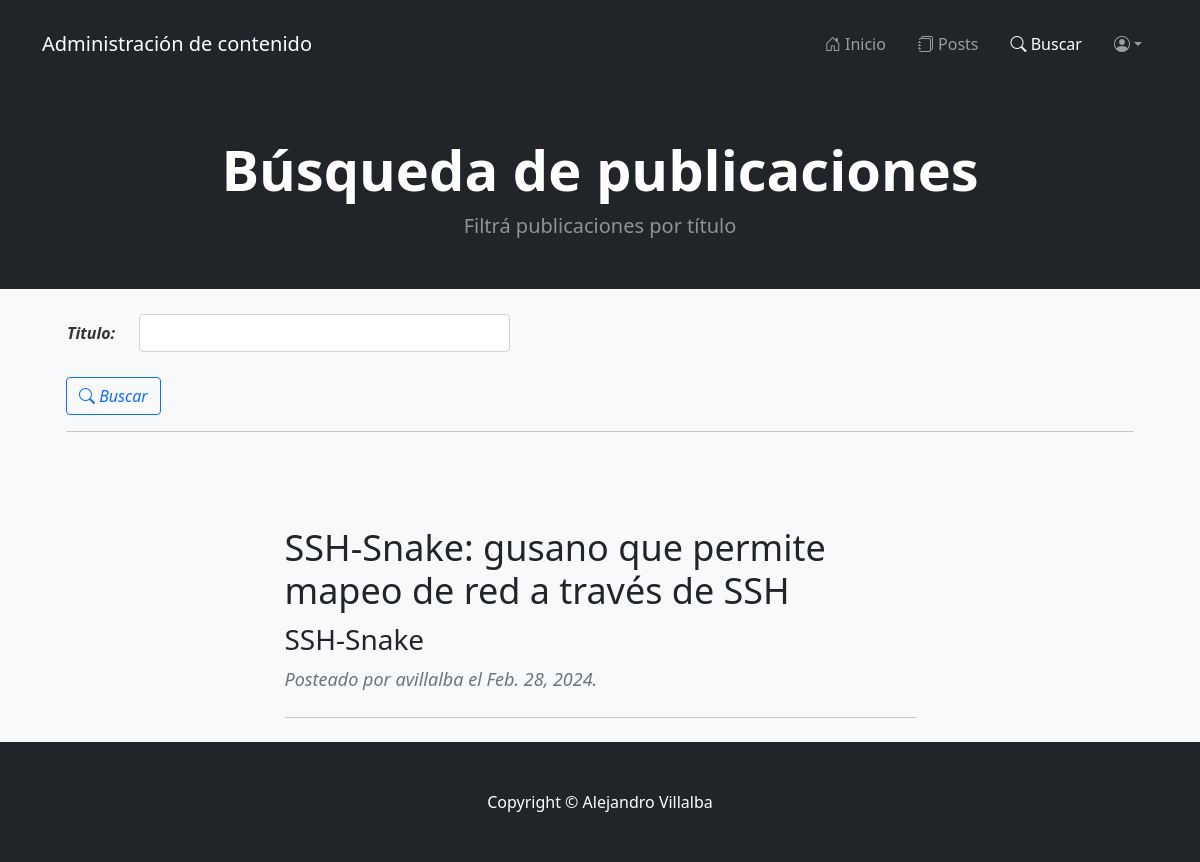
Screenshot of /posts/buscar/ with the database file from the repository.
### post/models.py (models this page shows)
class Post(models.Model):
    titulo         = models.CharField(max_length=255)
    subtitulo      = models.CharField(max_length=255)
    contenido      = RichTextField(null=True)
    autor          = models.ForeignKey(User, on_delete=models.CASCADE)
    fecha_creacion = models.DateField(auto_now_add=True, auto_now=False)
    imagen         = models.ImageField(upload_to='galeria')

### post/views.py (the view)
# urls.py: path('buscar/', buscar_posts, name='buscar_posts'),
def buscar_posts(request):
    titulo = request.GET.get('titulo', None)
    if titulo:
        posts = Post.objects.filter(titulo__icontains=titulo)
    else:
        posts = Post.objects.all()
    posts = posts.order_by('id')
    formulario_buscar_posts = FormularioBuscarPosts()
    return render(request, 'post/buscar_posts.html', { 'formulario_buscar_posts' : formulario_buscar_posts, 'posts' : posts })

### post/forms.py
class FormularioBuscarPosts(forms.Form):
    titulo = forms.CharField(max_length=255, required=False, widget=forms.TextInput(attrs={ 'class' : 'form-control' }))

### post/templates/post/buscar_posts.html (shortened to what this page needs)
{% extends 'base/base_head.html' %}
{% block bloque_nav_items %}
    <li class="nav-item"><a class="nav-link px-lg-3 py-3 py-lg-4 active" href={% url 'buscar_posts' %}><i class="bi bi-search"></i> Buscar</a></li>
{% endblock bloque_nav_items %}
{% block bloque_h1_header %}
    Búsqueda de publicaciones
{% endblock bloque_h1_header %}
{% block bloque_sub_header %}
    Filtrá publicaciones por título
{% endblock bloque_sub_header %}
{% block bloque_contenido %}
    <section class="bg-light">
        <div class="container">
            <form class="p-3 p-lg-4" action={% url 'buscar_posts' %} method="GET">
                <table class="col-md-5 fst-italic">
                    {{ formulario_buscar_posts.as_table }}
                </table>
                <div class="py-3 py-lg-4">
                    <button class="btn btn-outline-primary fst-italic"><i class="bi bi-search"></i> Buscar</button>
                    <hr/>
                </div>
            </form>
            {% if posts %}
                <div class="row gx-4 gx-lg-5 justify-content-center">
                    <div class="col-md-10 col-lg-8 col-xl-7">
                        {% for post in posts %}
                            <div class="post-preview">
                                <a href={% url 'ver_post' post.id %}>
                                    <h2 class="post-title">{{ post.titulo }}</h2>
                                    <h3 class="post-subtitle">{{ post.subtitulo }}</h3>
                                </a>
                                <p class="post-meta">
                                    Posteado por {{ post.autor }} el {{ post.fecha_creacion }}.
                                </p>
                            </div>
                            <hr class="my-4"/>
                        {% endfor %}
                    </div>
                </div>
            {% else %}
                <div class="px-3 px-lg-4 pb-3 pb-lg-4 lead fst-italic">
                    <p>No se encontraron publicaciones con los datos ingresados.</p>
                </div>
            {% endif %}
        </div>
    </section>
{% endblock bloque_contenido %}

### rows the page displays
Post: titulo "SSH-Snake: gusano que permite mapeo de red a través de SSH", subtitulo "SSH-Snake", autor "avillalba", fecha_creacion "Feb. 28, 2024"
